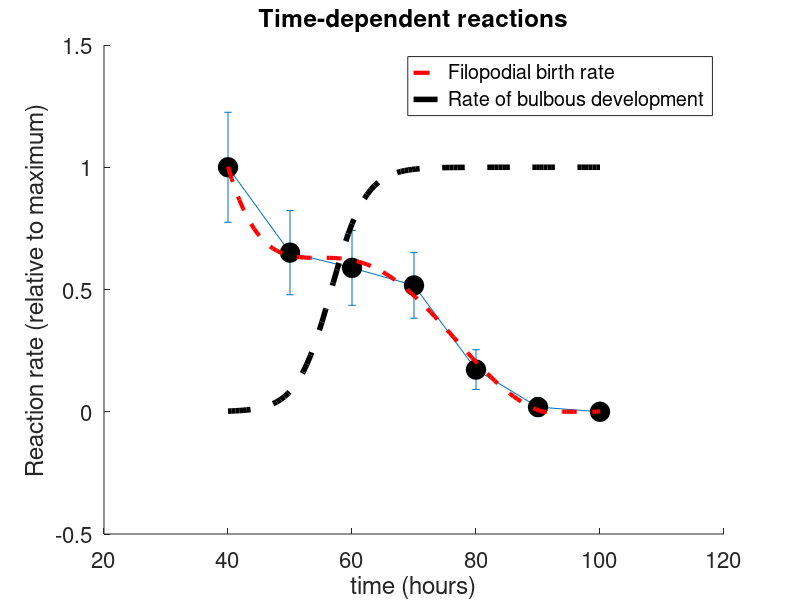
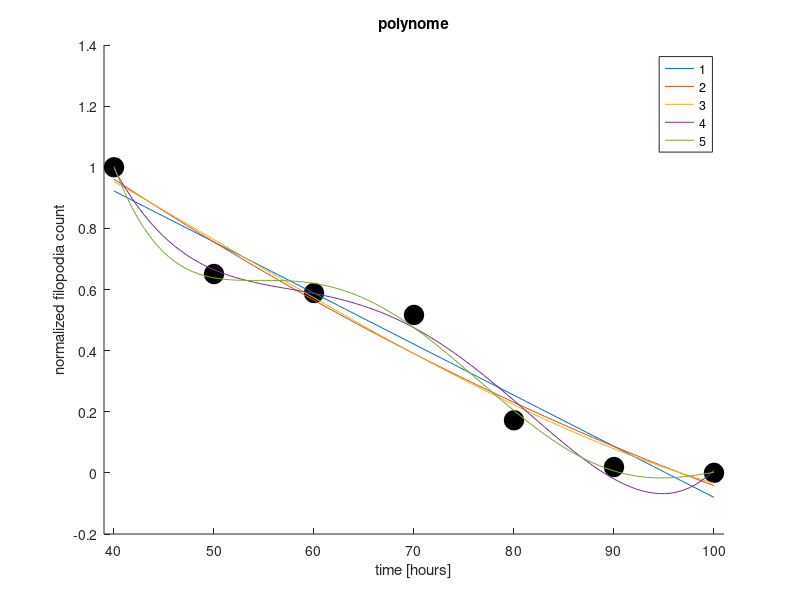

These charts were generated, in order, by the following MATLAB code:
function [] = FitDampening()
% Fits the function f_F(t) (a polynomial) to filopodia numbers from fixed preparations at
% P40, P50, ..., P100


format short e
% clear all
% close all

eps = 1e-6;

%Data [number of filopodia] from fixed preparations
Data   = [20.9 13.6   12.3    10.8    3.6       0.4       0];
StdData = ([4.7  3.6    3.2     2.8     1.7       0.8       eps]);
%normalize data and variance
CVData = StdData./Data;
Data = Data./Data(1); 
StdData = CVData.*Data;

t =    [0 10*60 20*60 30*60 40*60   50*60   60*60];

%1. Fit polynomial
figure(2)
hold on
plot(t./60+40, Data,'ko','MarkerSize',14,'MarkerFaceColor','k')
tplot = linspace(0,t(end));
for n = 1:5%length(Data)
    [p,S] = polyfit(t,Data,n);
    pred = polyval(p,tplot);
    h(n) = plot(tplot./60+40, pred);
end
xlim([39 101])
title('polynome')
xlabel('time [hours]')
ylabel('normalized filopodia count')
legend(h,num2str((1:5)'))
p

%plot time-dependent functions
figure(1)
hold on
errorbar(t./60+40,Data,StdData)
plot(t./60+40, Data,'ko','MarkerSize',14,'MarkerFaceColor','k')
damp = pred;
damp = max(1e-6,damp);

%the function f_FB(t,t_half) for the enhancement of the
%filopodia-to-bulbous transition
halfmax = 1000;
exponent = 1;
scale = 2^(-exponent);
damp = polyval(p,tplot);
damp = max(1e-6,damp);
figure(1)
h(1) = plot(tplot./60+40, damp,'r--','Linewidth',3);
enhance = scale*(1+tanh(3/halfmax*(tplot-halfmax))).^(exponent);
h(2) = plot(tplot./60+40, enhance,'k--','Linewidth',4);
xlabel('time (hours)','Fontsize',16)
legend(h,'Filopodial birth rate','Rate of bulbous development')
ylabel('Reaction rate (relative to maximum)','Fontsize',16)
title('Time-dependent reactions','Fontsize',18)
set(gca,'FontSize',16);



